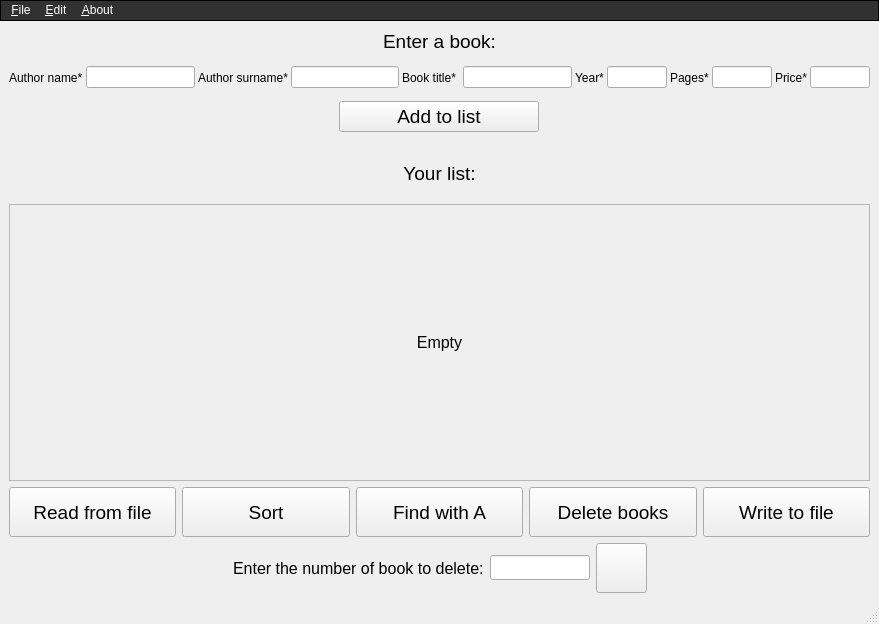
<?xml version="1.0" encoding="UTF-8"?>
<ui version="4.0">
 <class>ListWindow</class>
 <widget class="QMainWindow" name="ListWindow">
  <property name="geometry">
   <rect>
    <x>0</x>
    <y>0</y>
    <width>879</width>
    <height>624</height>
   </rect>
  </property>
  <property name="minimumSize">
   <size>
    <width>700</width>
    <height>500</height>
   </size>
  </property>
  <property name="maximumSize">
   <size>
    <width>20000</width>
    <height>16777215</height>
   </size>
  </property>
  <property name="windowTitle">
   <string>ListWindow</string>
  </property>
  <property name="layoutDirection">
   <enum>Qt::LeftToRight</enum>
  </property>
  <property name="styleSheet">
   <string notr="true">QMenu {
    background-color: white;
    margin: 10px; /* some spacing around the menu */
}
QMenuBar {
            background-color: rgb(49,49,49);
            color: rgb(255,255,255);
            border: 1px solid #000;
        }

QPushButton::disabled
{
  background-color: #b87333;

}

QMenu::item {
    padding: 2px 25px 2px 20px;
    border: 1px solid transparent; /* reserve space for selection border */

}

QMenu::item:selected {
    border-color: darkblue;
    background: rgba(100, 100, 100, 150);
}

QMenu::icon:checked { /* appearance of a 'checked' icon */
    background: gray;
    border: 1px inset gray;
    position: absolute;
    top: 1px;
    right: 1px;
    bottom: 1px;
    left: 1px;
}</string>
  </property>
  <widget class="QWidget" name="centralwidget">
   <layout class="QGridLayout" name="gridLayout_3">
    <item row="0" column="0">
     <layout class="QGridLayout" name="gridLayout_2">
      <item row="4" column="0">
       <layout class="QHBoxLayout" name="horizontalLayout_4">
        <item>
         <widget class="QPushButton" name="my_But_add">
          <property name="sizePolicy">
           <sizepolicy hsizetype="Minimum" vsizetype="Fixed">
            <horstretch>14</horstretch>
            <verstretch>8</verstretch>
           </sizepolicy>
          </property>
          <property name="maximumSize">
           <size>
            <width>200</width>
            <height>16777215</height>
           </size>
          </property>
          <property name="font">
           <font>
            <pointsize>14</pointsize>
           </font>
          </property>
          <property name="text">
           <string>Add to list</string>
          </property>
         </widget>
        </item>
       </layout>
      </item>
      <item row="8" column="0">
       <widget class="QLabel" name="label_info">
        <property name="minimumSize">
         <size>
          <width>0</width>
          <height>60</height>
         </size>
        </property>
        <property name="maximumSize">
         <size>
          <width>16777215</width>
          <height>50</height>
         </size>
        </property>
        <property name="font">
         <font>
          <pointsize>14</pointsize>
         </font>
        </property>
        <property name="text">
         <string>Your list:</string>
        </property>
        <property name="alignment">
         <set>Qt::AlignCenter</set>
        </property>
       </widget>
      </item>
      <item row="10" column="0">
       <layout class="QHBoxLayout" name="horizontalLayout_3">
        <item>
         <widget class="QPushButton" name="my_But_read_file">
          <property name="sizePolicy">
           <sizepolicy hsizetype="Minimum" vsizetype="Minimum">
            <horstretch>0</horstretch>
            <verstretch>0</verstretch>
           </sizepolicy>
          </property>
          <property name="minimumSize">
           <size>
            <width>0</width>
            <height>50</height>
           </size>
          </property>
          <property name="maximumSize">
           <size>
            <width>16777215</width>
            <height>100</height>
           </size>
          </property>
          <property name="font">
           <font>
            <pointsize>14</pointsize>
           </font>
          </property>
          <property name="text">
           <string>Read from file</string>
          </property>
         </widget>
        </item>
        <item>
         <widget class="QPushButton" name="my_But_sort">
          <property name="sizePolicy">
           <sizepolicy hsizetype="Minimum" vsizetype="Minimum">
            <horstretch>0</horstretch>
            <verstretch>0</verstretch>
           </sizepolicy>
          </property>
          <property name="minimumSize">
           <size>
            <width>0</width>
            <height>50</height>
           </size>
          </property>
          <property name="maximumSize">
           <size>
            <width>16777215</width>
            <height>100</height>
           </size>
          </property>
          <property name="font">
           <font>
            <pointsize>14</pointsize>
           </font>
          </property>
          <property name="text">
           <string>Sort</string>
          </property>
         </widget>
        </item>
        <item>
         <widget class="QPushButton" name="my_But_find_A">
          <property name="sizePolicy">
           <sizepolicy hsizetype="Minimum" vsizetype="Minimum">
            <horstretch>0</horstretch>
            <verstretch>0</verstretch>
           </sizepolicy>
          </property>
          <property name="minimumSize">
           <size>
            <width>0</width>
            <height>50</height>
           </size>
          </property>
          <property name="maximumSize">
           <size>
            <width>16777215</width>
            <height>100</height>
           </size>
          </property>
          <property name="font">
           <font>
            <pointsize>14</pointsize>
           </font>
          </property>
          <property name="text">
           <string>Find with A</string>
          </property>
         </widget>
        </item>
        <item>
         <widget class="QPushButton" name="my_But_del_books">
          <property name="sizePolicy">
           <sizepolicy hsizetype="Minimum" vsizetype="Minimum">
            <horstretch>0</horstretch>
            <verstretch>0</verstretch>
           </sizepolicy>
          </property>
          <property name="minimumSize">
           <size>
            <width>0</width>
            <height>50</height>
           </size>
          </property>
          <property name="maximumSize">
           <size>
            <width>16777215</width>
            <height>100</height>
           </size>
          </property>
          <property name="font">
           <font>
            <pointsize>14</pointsize>
           </font>
          </property>
          <property name="text">
           <string>Delete books</string>
          </property>
         </widget>
        </item>
        <item>
         <widget class="QPushButton" name="my_But_write_file">
          <property name="sizePolicy">
           <sizepolicy hsizetype="Minimum" vsizetype="Minimum">
            <horstretch>0</horstretch>
            <verstretch>0</verstretch>
           </sizepolicy>
          </property>
          <property name="minimumSize">
           <size>
            <width>0</width>
            <height>50</height>
           </size>
          </property>
          <property name="maximumSize">
           <size>
            <width>16777215</width>
            <height>100</height>
           </size>
          </property>
          <property name="font">
           <font>
            <pointsize>14</pointsize>
           </font>
          </property>
          <property name="text">
           <string>Write to file</string>
          </property>
         </widget>
        </item>
       </layout>
      </item>
      <item row="0" column="0">
       <widget class="QLabel" name="label_main">
        <property name="maximumSize">
         <size>
          <width>16777215</width>
          <height>50</height>
         </size>
        </property>
        <property name="font">
         <font>
          <pointsize>14</pointsize>
         </font>
        </property>
        <property name="text">
         <string>Enter a book:</string>
        </property>
        <property name="alignment">
         <set>Qt::AlignCenter</set>
        </property>
       </widget>
      </item>
      <item row="2" column="0">
       <layout class="QHBoxLayout" name="horizontalLayout_2">
        <property name="spacing">
         <number>3</number>
        </property>
        <property name="topMargin">
         <number>1</number>
        </property>
        <item>
         <widget class="QLabel" name="label">
          <property name="minimumSize">
           <size>
            <width>0</width>
            <height>35</height>
           </size>
          </property>
          <property name="maximumSize">
           <size>
            <width>16777215</width>
            <height>35</height>
           </size>
          </property>
          <property name="text">
           <string>Author name*</string>
          </property>
         </widget>
        </item>
        <item>
         <widget class="QLineEdit" name="line_name">
          <property name="minimumSize">
           <size>
            <width>11</width>
            <height>0</height>
           </size>
          </property>
         </widget>
        </item>
        <item>
         <widget class="QLabel" name="label_9">
          <property name="minimumSize">
           <size>
            <width>0</width>
            <height>35</height>
           </size>
          </property>
          <property name="maximumSize">
           <size>
            <width>16777215</width>
            <height>35</height>
           </size>
          </property>
          <property name="text">
           <string>Author surname*</string>
          </property>
         </widget>
        </item>
        <item>
         <widget class="QLineEdit" name="line_surname"/>
        </item>
        <item>
         <widget class="QLabel" name="label_2">
          <property name="minimumSize">
           <size>
            <width>0</width>
            <height>35</height>
           </size>
          </property>
          <property name="maximumSize">
           <size>
            <width>16777215</width>
            <height>35</height>
           </size>
          </property>
          <property name="text">
           <string>Book title* </string>
          </property>
         </widget>
        </item>
        <item>
         <widget class="QLineEdit" name="line_title"/>
        </item>
        <item>
         <widget class="QLabel" name="label_3">
          <property name="minimumSize">
           <size>
            <width>0</width>
            <height>35</height>
           </size>
          </property>
          <property name="maximumSize">
           <size>
            <width>16777215</width>
            <height>35</height>
           </size>
          </property>
          <property name="text">
           <string>Year*</string>
          </property>
         </widget>
        </item>
        <item>
         <widget class="QLineEdit" name="line_year">
          <property name="maximumSize">
           <size>
            <width>60</width>
            <height>16777215</height>
           </size>
          </property>
         </widget>
        </item>
        <item>
         <widget class="QLabel" name="label_4">
          <property name="minimumSize">
           <size>
            <width>0</width>
            <height>35</height>
           </size>
          </property>
          <property name="maximumSize">
           <size>
            <width>16777215</width>
            <height>35</height>
           </size>
          </property>
          <property name="text">
           <string>Pages*</string>
          </property>
         </widget>
        </item>
        <item>
         <widget class="QLineEdit" name="line_pages">
          <property name="maximumSize">
           <size>
            <width>60</width>
            <height>16777215</height>
           </size>
          </property>
         </widget>
        </item>
        <item>
         <widget class="QLabel" name="label_5">
          <property name="minimumSize">
           <size>
            <width>0</width>
            <height>35</height>
           </size>
          </property>
          <property name="maximumSize">
           <size>
            <width>16777215</width>
            <height>35</height>
           </size>
          </property>
          <property name="text">
           <string>Price*</string>
          </property>
         </widget>
        </item>
        <item>
         <widget class="QLineEdit" name="line_price">
          <property name="maximumSize">
           <size>
            <width>60</width>
            <height>16777215</height>
           </size>
          </property>
         </widget>
        </item>
       </layout>
      </item>
      <item row="9" column="0">
       <widget class="QScrollArea" name="scrollArea">
        <property name="minimumSize">
         <size>
          <width>0</width>
          <height>200</height>
         </size>
        </property>
        <property name="sizeIncrement">
         <size>
          <width>0</width>
          <height>0</height>
         </size>
        </property>
        <property name="widgetResizable">
         <bool>true</bool>
        </property>
        <widget class="QWidget" name="scrollAreaWidgetContents">
         <property name="geometry">
          <rect>
           <x>0</x>
           <y>0</y>
           <width>853</width>
           <height>198</height>
          </rect>
         </property>
         <layout class="QGridLayout" name="gridLayout_4">
          <item row="0" column="0">
           <widget class="QLabel" name="line_result">
            <property name="minimumSize">
             <size>
              <width>0</width>
              <height>0</height>
             </size>
            </property>
            <property name="font">
             <font>
              <pointsize>12</pointsize>
             </font>
            </property>
            <property name="text">
             <string>Empty</string>
            </property>
            <property name="alignment">
             <set>Qt::AlignCenter</set>
            </property>
           </widget>
          </item>
         </layout>
        </widget>
       </widget>
      </item>
     </layout>
    </item>
    <item row="1" column="0">
     <layout class="QHBoxLayout" name="horizontalLayout_5">
      <item>
       <spacer name="horizontalSpacer">
        <property name="orientation">
         <enum>Qt::Horizontal</enum>
        </property>
        <property name="sizeHint" stdset="0">
         <size>
          <width>28</width>
          <height>15</height>
         </size>
        </property>
       </spacer>
      </item>
      <item>
       <widget class="QLabel" name="label_6">
        <property name="maximumSize">
         <size>
          <width>16777215</width>
          <height>50</height>
         </size>
        </property>
        <property name="font">
         <font>
          <pointsize>12</pointsize>
         </font>
        </property>
        <property name="text">
         <string>Enter the number of book to delete:</string>
        </property>
       </widget>
      </item>
      <item>
       <widget class="QLineEdit" name="line_to_del">
        <property name="maximumSize">
         <size>
          <width>100</width>
          <height>25</height>
         </size>
        </property>
       </widget>
      </item>
      <item>
       <widget class="QPushButton" name="my_But_one_del">
        <property name="sizePolicy">
         <sizepolicy hsizetype="Minimum" vsizetype="MinimumExpanding">
          <horstretch>0</horstretch>
          <verstretch>0</verstretch>
         </sizepolicy>
        </property>
        <property name="minimumSize">
         <size>
          <width>50</width>
          <height>0</height>
         </size>
        </property>
        <property name="maximumSize">
         <size>
          <width>16777215</width>
          <height>50</height>
         </size>
        </property>
        <property name="font">
         <font>
          <pointsize>12</pointsize>
         </font>
        </property>
        <property name="autoFillBackground">
         <bool>false</bool>
        </property>
        <property name="text">
         <string/>
        </property>
        <property name="iconSize">
         <size>
          <width>35</width>
          <height>35</height>
         </size>
        </property>
       </widget>
      </item>
      <item>
       <spacer name="horizontalSpacer_2">
        <property name="orientation">
         <enum>Qt::Horizontal</enum>
        </property>
        <property name="sizeHint" stdset="0">
         <size>
          <width>40</width>
          <height>20</height>
         </size>
        </property>
       </spacer>
      </item>
     </layout>
    </item>
   </layout>
  </widget>
  <widget class="QMenuBar" name="menubar">
   <property name="geometry">
    <rect>
     <x>0</x>
     <y>0</y>
     <width>879</width>
     <height>27</height>
    </rect>
   </property>
   <widget class="QMenu" name="menu_File">
    <property name="title">
     <string>&amp;File</string>
    </property>
    <addaction name="actionOpen"/>
    <addaction name="actionSave"/>
   </widget>
   <widget class="QMenu" name="menu_Edit">
    <property name="title">
     <string>&amp;Edit</string>
    </property>
    <addaction name="actionAdd"/>
    <addaction name="actionSort"/>
    <addaction name="actionFind"/>
    <addaction name="actionDelete_books"/>
   </widget>
   <widget class="QMenu" name="menu_About">
    <property name="title">
     <string>&amp;About</string>
    </property>
    <addaction name="actionAbout_program"/>
   </widget>
   <addaction name="menu_File"/>
   <addaction name="menu_Edit"/>
   <addaction name="menu_About"/>
  </widget>
  <widget class="QStatusBar" name="statusbar"/>
  <action name="actionOpen">
   <property name="text">
    <string>Open</string>
   </property>
   <property name="statusTip">
    <string/>
   </property>
   <property name="shortcut">
    <string>Ctrl+O</string>
   </property>
   <property name="menuRole">
    <enum>QAction::TextHeuristicRole</enum>
   </property>
  </action>
  <action name="actionSave">
   <property name="text">
    <string>Save</string>
   </property>
   <property name="shortcut">
    <string>Ctrl+S</string>
   </property>
   <property name="menuRole">
    <enum>QAction::TextHeuristicRole</enum>
   </property>
  </action>
  <action name="actionAdd">
   <property name="text">
    <string>Add to list</string>
   </property>
   <property name="shortcut">
    <string>Ctrl+A</string>
   </property>
   <property name="menuRole">
    <enum>QAction::TextHeuristicRole</enum>
   </property>
  </action>
  <action name="actionFind">
   <property name="text">
    <string>Find with A</string>
   </property>
   <property name="shortcut">
    <string>Ctrl+F</string>
   </property>
   <property name="menuRole">
    <enum>QAction::TextHeuristicRole</enum>
   </property>
  </action>
  <action name="actionAbout_program">
   <property name="text">
    <string>About program</string>
   </property>
   <property name="shortcut">
    <string>Ctrl+H</string>
   </property>
   <property name="menuRole">
    <enum>QAction::TextHeuristicRole</enum>
   </property>
  </action>
  <action name="actionDelete_books">
   <property name="text">
    <string>Delete books</string>
   </property>
   <property name="shortcut">
    <string>Ctrl+D</string>
   </property>
   <property name="menuRole">
    <enum>QAction::TextHeuristicRole</enum>
   </property>
  </action>
  <action name="actionSort">
   <property name="checkable">
    <bool>true</bool>
   </property>
   <property name="text">
    <string>Sort</string>
   </property>
   <property name="shortcut">
    <string>Ctrl+Shift+S</string>
   </property>
   <property name="menuRole">
    <enum>QAction::TextHeuristicRole</enum>
   </property>
  </action>
 </widget>
 <resources/>
 <connections/>
</ui>
